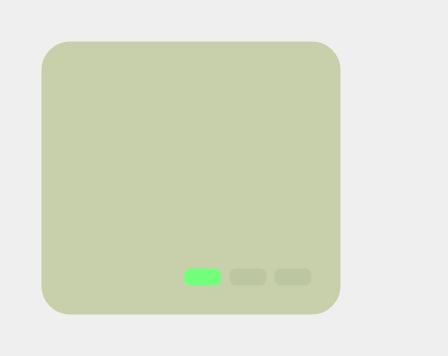
            <widget class="QWidget" name="tab_categories">
             <attribute name="title">
              <string>Категории продуктов</string>
             </attribute>
             <layout class="QGridLayout" name="gridLayout_3">
              <property name="leftMargin">
               <number>40</number>
              </property>
              <property name="topMargin">
               <number>40</number>
              </property>
              <property name="rightMargin">
               <number>40</number>
              </property>
              <property name="bottomMargin">
               <number>40</number>
              </property>
              <property name="spacing">
               <number>20</number>
              </property>
              <item row="0" column="0">
               <widget class="QFrame" name="frame_35">
                <property name="sizePolicy">
                 <sizepolicy hsizetype="Expanding" vsizetype="Preferred">
                  <horstretch>0</horstretch>
                  <verstretch>0</verstretch>
                 </sizepolicy>
                </property>
                <property name="minimumSize">
                 <size>
                  <width>0</width>
                  <height>0</height>
                 </size>
                </property>
                <property name="font">
                 <font>
                  <family>a_FuturaRoundTitulSh</family>
                  <pointsize>10</pointsize>
                  <weight>75</weight>
                  <bold>true</bold>
                 </font>
                </property>
                <property name="styleSheet">
                 <string notr="true">background-color:#C8D0AB;
border: 3px solid transparent;
border-radius:30px;
</string>
                </property>
                <property name="frameShape">
                 <enum>QFrame::StyledPanel</enum>
                </property>
                <property name="frameShadow">
                 <enum>QFrame::Raised</enum>
                </property>
                <layout class="QVBoxLayout" name="verticalLayout_12">
                 <property name="leftMargin">
                  <number>20</number>
                 </property>
                 <property name="topMargin">
                  <number>20</number>
                 </property>
                 <property name="rightMargin">
                  <number>20</number>
                 </property>
                 <property name="bottomMargin">
                  <number>20</number>
                 </property>
                 <item>
                  <widget class="QTableWidget" name="tableWidget_categories">
                   <property name="focusPolicy">
                    <enum>Qt::NoFocus</enum>
                   </property>
                   <property name="styleSheet">
                    <string notr="true">QTableWidget:disabled{
color:black;
}
QTableWidget::item:selected:disabled{
color:black;
}
/* Яейки*/
* {
    gridline-color: #071e26 ;
    font-size: 10pt;
	spacing:15px;
}


/* Черная линия сбоку*/
QHeaderView{
background-color: rgb(200, 208, 171);
}
/* Левый квадрат*/
QTableCornerButton::section {
   background-color: transparent;
margin-top:12px;
margin-bottom:18px;
margin-right:12px;
margin-left:11px;
border-image: url(':/icons/icons_images/database.svg') 0 0 0 0 stretch stretch;
	
	
}
/*заголовки*/
QHeaderView::section {
    background-color: black;
	border: 1px solid transparent;
	border-radius:2px;
	font-size:16px;
	padding-bottom:9px;
	padding-right:10px;
}
/* Горизонтальные заголовки*/
QHeaderView::section:horizontal{
background-color: transparent;
color:black; 
border-radius:0px;
border-bottom:2px solid #BCC6A1;
margin-bottom:5px;
font-style: italic;
padding-top:6px;


}

/* Вертикальные заголовки*/
QHeaderView::section:vertical{
background-color: transparent;
color:black; 
font-size:12px;
border-radius:0px;
border-right:2px solid #BCC6A1;
margin-right:5px;
margin-bottom:4px;
font-style: italic;
padding-left:8px;
padding-top:9px;
padding-bottom:6px;
margin-top:-4px;
spacing:10px;
}

/*АКТИВНЫЕ СЕКЦИИ ПРИ НАВЕДЕНИИ!*/


/*ячейка при наведении*/
QTableWidget::item:hover {
	background-color:#E1E5C3;
	border-radius: 3px;
}
/* Горизонтальный активный сектор*/
QHeaderView::section:horizontal:hover{
background-color: #E1E5C3;
border-bottom:2px solid #BCC6A1;
border-radius: 5px;

}
/* Вертикальный активный сектор*/
QHeaderView::section:vertical:hover{
background-color: #E1E5C3;
border-right:2px solid #BCC6A1;
border-radius: 5px;
}
/*выделенная строка*/
QTableWidget::item:selected {
	background-color: #FBFFD8;
	border-radius: 3px;
color:black;

}</string>
                   </property>
                   <property name="editTriggers">
                    <set>QAbstractItemView::NoEditTriggers</set>
                   </property>
                   <property name="tabKeyNavigation">
                    <bool>false</bool>
                   </property>
                   <property name="selectionMode">
                    <enum>QAbstractItemView::SingleSelection</enum>
                   </property>
                   <property name="selectionBehavior">
                    <enum>QAbstractItemView::SelectRows</enum>
                   </property>
                   <property name="showGrid">
                    <bool>false</bool>
                   </property>
                  </widget>
                 </item>
                 <item>
                  <widget class="QFrame" name="frame_36">
                   <property name="styleSheet">
                    <string notr="true">background-color:#C8D0AB;
border: 3px solid transparent;
border-radius:30px;</string>
                   </property>
                   <property name="frameShape">
                    <enum>QFrame::StyledPanel</enum>
                   </property>
                   <property name="frameShadow">
                    <enum>QFrame::Raised</enum>
                   </property>
                   <layout class="QHBoxLayout" name="horizontalLayout_19">
                    <property name="spacing">
                     <number>20</number>
                    </property>
                    <property name="leftMargin">
                     <number>0</number>
                    </property>
                    <property name="topMargin">
                     <number>0</number>
                    </property>
                    <property name="rightMargin">
                     <number>0</number>
                    </property>
                    <property name="bottomMargin">
                     <number>0</number>
                    </property>
                    <item alignment="Qt::AlignRight">
                     <widget class="QFrame" name="frame_37">
                      <property name="styleSheet">
                       <string notr="true">*{
background-color:transparent;
border: 3px solid transparent;
}
QPushButton {
border-radius:8px;
}

</string>
                      </property>
                      <property name="frameShape">
                       <enum>QFrame::StyledPanel</enum>
                      </property>
                      <property name="frameShadow">
                       <enum>QFrame::Raised</enum>
                      </property>
                      <layout class="QHBoxLayout" name="horizontalLayout_20">
                       <property name="spacing">
                        <number>5</number>
                       </property>
                       <property name="leftMargin">
                        <number>0</number>
                       </property>
                       <property name="topMargin">
                        <number>0</number>
                       </property>
                       <property name="rightMargin">
                        <number>0</number>
                       </property>
                       <property name="bottomMargin">
                        <number>0</number>
                       </property>
                       <item>
                        <widget class="QPushButton" name="pushButton_add_category">
                         <property name="enabled">
                          <bool>true</bool>
                         </property>
                         <property name="minimumSize">
                          <size>
                           <width>40</width>
                           <height>0</height>
                          </size>
                         </property>
                         <property name="styleSheet">
                          <string notr="true">QPushButton:enabled{
background-color:rgb(114, 255, 123);
}
QPushButton:disabled{
background-color:rgb(188, 198, 161);
}
QPushButton:hover{
background-color:rgb(46, 239, 46);
}
QPushButton:pressed{
background-color:rgb(122, 255, 101);
}
</string>
                         </property>
                         <property name="text">
                          <string/>
                         </property>
                         <property name="icon">
                          <iconset resource="icons/icons.qrc">
                           <normaloff>:/icons/icons_images/plus-square.svg</normaloff>:/icons/icons_images/plus-square.svg</iconset>
                         </property>
                         <property name="iconSize">
                          <size>
                           <width>20</width>
                           <height>20</height>
                          </size>
                         </property>
                        </widget>
                       </item>
                       <item>
                        <widget class="QPushButton" name="pushButton_edit_category">
                         <property name="enabled">
                          <bool>false</bool>
                         </property>
                         <property name="minimumSize">
                          <size>
                           <width>40</width>
                           <height>0</height>
                          </size>
                         </property>
                         <property name="styleSheet">
                          <string notr="true">QPushButton:enabled{
background-color:rgb(239, 199, 0);
}
QPushButton:disabled{
background-color:rgb(188, 198, 161);
}
QPushButton:hover{
background-color:rgb(255, 191, 0);
}
QPushButton:pressed{
background-color:rgb(252, 198, 1);
}
</string>
                         </property>
                         <property name="text">
                          <string/>
                         </property>
                         <property name="icon">
                          <iconset resource="icons/icons.qrc">
                           <normaloff>:/icons/icons_images/edit-2.svg</normaloff>:/icons/icons_images/edit-2.svg</iconset>
                         </property>
                         <property name="iconSize">
                          <size>
                           <width>20</width>
                           <height>20</height>
                          </size>
                         </property>
                        </widget>
                       </item>
                       <item>
                        <widget class="QPushButton" name="pushButton_delete_category">
                         <property name="enabled">
                          <bool>false</bool>
                         </property>
                         <property name="minimumSize">
                          <size>
                           <width>40</width>
                           <height>0</height>
                          </size>
                         </property>
                         <property name="styleSheet">
                          <string notr="true">QPushButton:enabled{
background-color:rgb(255, 73, 73);
}
QPushButton:disabled{
background-color:rgb(188, 198, 161);
}
QPushButton:hover{
background-color:rgb(255, 0, 0);
}
QPushButton:pressed{
background-color:rgb(255, 73, 73);
}
</string>
                         </property>
                         <property name="text">
                          <string/>
                         </property>
                         <property name="icon">
                          <iconset resource="icons/icons.qrc">
                           <normaloff>:/icons/icons_images/delete.svg</normaloff>:/icons/icons_images/delete.svg</iconset>
                         </property>
                         <property name="iconSize">
                          <size>
                           <width>20</width>
                           <height>20</height>
                          </size>
                         </property>
                        </widget>
                       </item>
                      </layout>
                     </widget>
                    </item>
                   </layout>
                  </widget>
                 </item>
                </layout>
               </widget>
              </item>
              <item row="0" column="1">
               <widget class="QFrame" name="frame_38">
                <property name="sizePolicy">
                 <sizepolicy hsizetype="Expanding" vsizetype="Preferred">
                  <horstretch>0</horstretch>
                  <verstretch>0</verstretch>
                 </sizepolicy>
                </property>
                <property name="minimumSize">
                 <size>
                  <width>0</width>
                  <height>0</height>
                 </size>
                </property>
                <property name="font">
                 <font>
                  <family>a_FuturaRoundTitulSh</family>
                  <pointsize>10</pointsize>
                  <weight>75</weight>
                  <bold>true</bold>
                 </font>
                </property>
                <property name="styleSheet">
                 <string notr="true">background-color:transparent;
border: 3px solid transparent;
border-radius:30px;
</string>
                </property>
                <property name="frameShape">
                 <enum>QFrame::StyledPanel</enum>
                </property>
                <property name="frameShadow">
                 <enum>QFrame::Raised</enum>
                </property>
                <layout class="QVBoxLayout" name="verticalLayout_13">
                 <property name="leftMargin">
                  <number>20</number>
                 </property>
                 <property name="topMargin">
                  <number>20</number>
                 </property>
                 <property name="rightMargin">
                  <number>20</number>
                 </property>
                 <property name="bottomMargin">
                  <number>20</number>
                 </property>
                </layout>
               </widget>
              </item>
             </layout>
            </widget>
